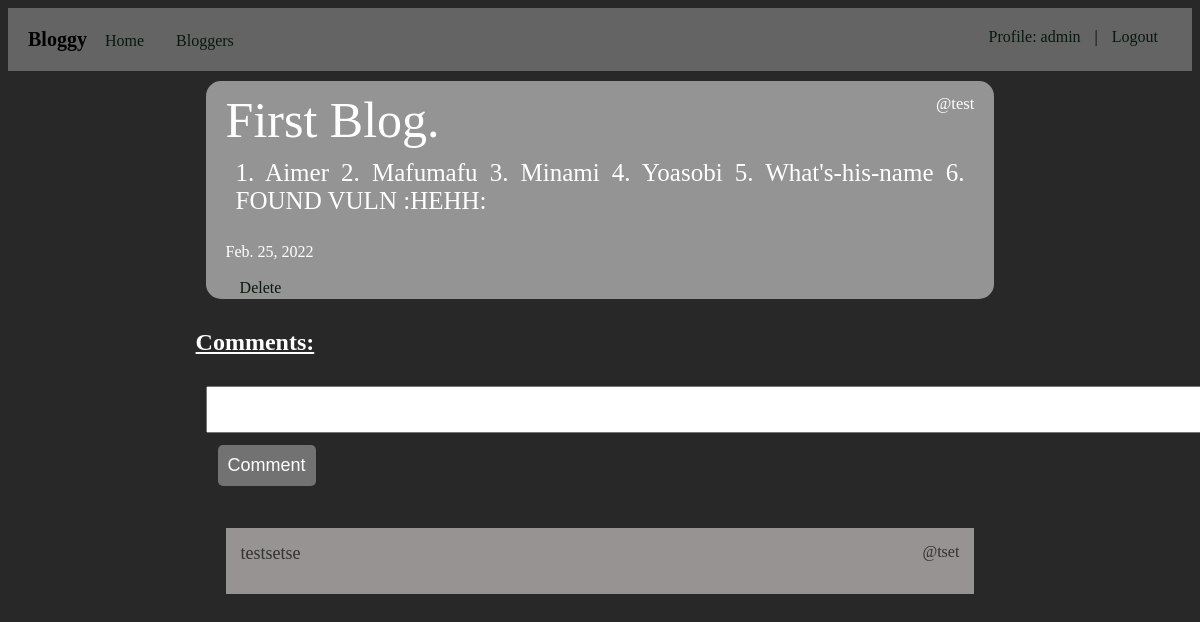
/we_blog/blog/1 (signed in), run on an earlier commit of the app's database.
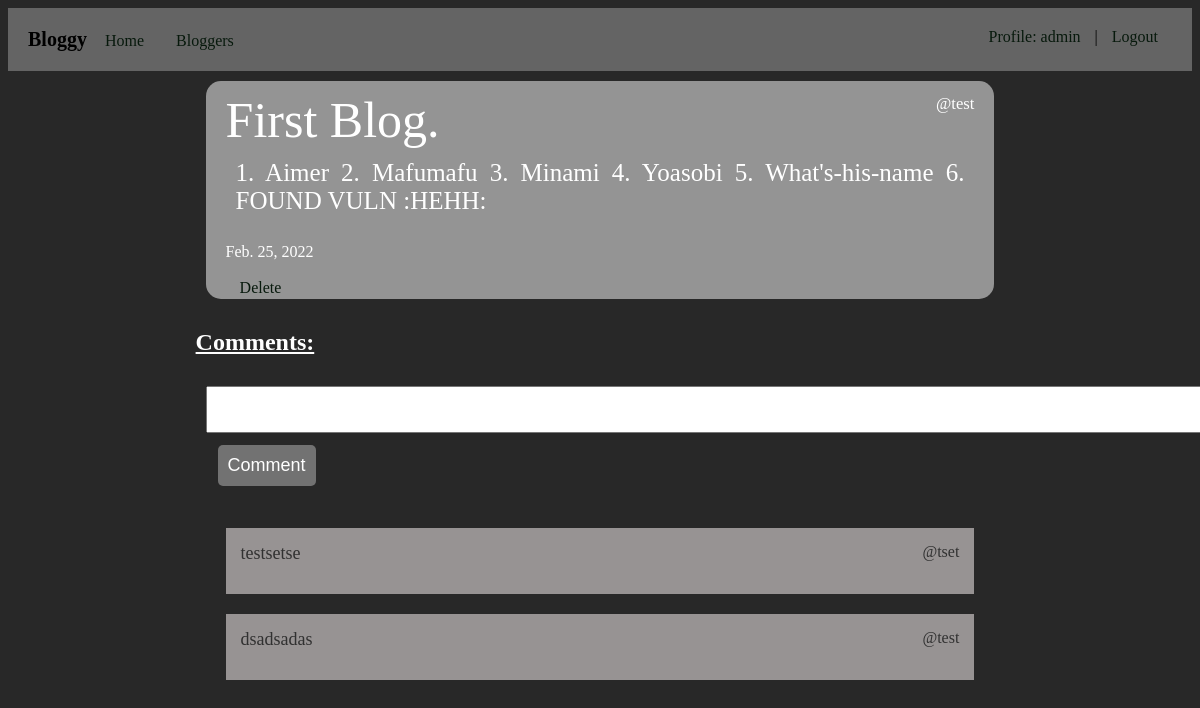
And on a later commit of the database.
### we_blog/models.py (models this page shows, shortened)
class Comment(models.Model):
    comment_content = models.CharField(max_length=1000, null=False)
    writer = models.ForeignKey(User, on_delete=models.CASCADE)
    blog = models.ForeignKey(OurBlog, on_delete=models.CASCADE)

### we_blog/views.py (the view)
# urls.py: path('blog/<int:b_id>', views.show_blog, name='show_blog'),
@login_required
def show_blog(request, b_id):
    my_blog = OurBlog.objects.get(id=b_id)
    comments = Comment.objects.filter(blog__id=b_id)
    return render(request, 'general/show_blog.html', {'blog': my_blog, 'comments': comments})

### we_blog/templates/general/show_blog.html (shortened to what this page needs)
{% extends 'core/core.html' %}
{% load static %}
{% block body %}
    <div class="jumbotron">
        <div class="blog">
            <div class="writer"><small>@{{blog.writer}}</small></div>
            <div class="heading">{{blog.heading}}</div>
            <div class="content">{{blog.content}}</div><br>
            <div class="created_date">
                {{blog.created_date}}
            </div>
            <br>
            <div class="del-btn" style="float: left;">
                {% if user.is_superuser or blog.writer_id == user.id %}
                    <a href="{% url 'remove' b_id=blog.id %}">Delete</a>
                {% endif %}
            </div>
        </div>
    </div>
    <div style="padding: 10px; color: white; font-size: 24px; text-decoration: underline; font-weight: bold;">Comments:</div>
    <form action="{% url 'comment' b_id=blog.id %}" method="POST" class="profileform">
        <input type="text" name="cmt" maxlength="100" required size="80" class="comment">
        <input type="submit" value="Comment" class="submit-btn">
    </form>
    <div style="padding: 10px;">
        {% if comments %}
            {% for comment in comments %}
                {% if comment.blog.id == blog.id %}
                <div style="margin: 0px 30px 20px; background-color: #979393;color: #313131; padding: 15px;">
                    <div style="font-size: 16px; float: right;">@{{comment.writer}}</div>
                    <div style="margin-bottom: 15px; font-size: 18px;">{{comment.comment_content}}</div>
                </div>
                {% endif %}
            {% endfor %}
        {% endif %}
    </div>
{% endblock body %}

What changed in the data, as far as the page shows it:
added Comment: writer "test", comment_content "dsadsadas"
